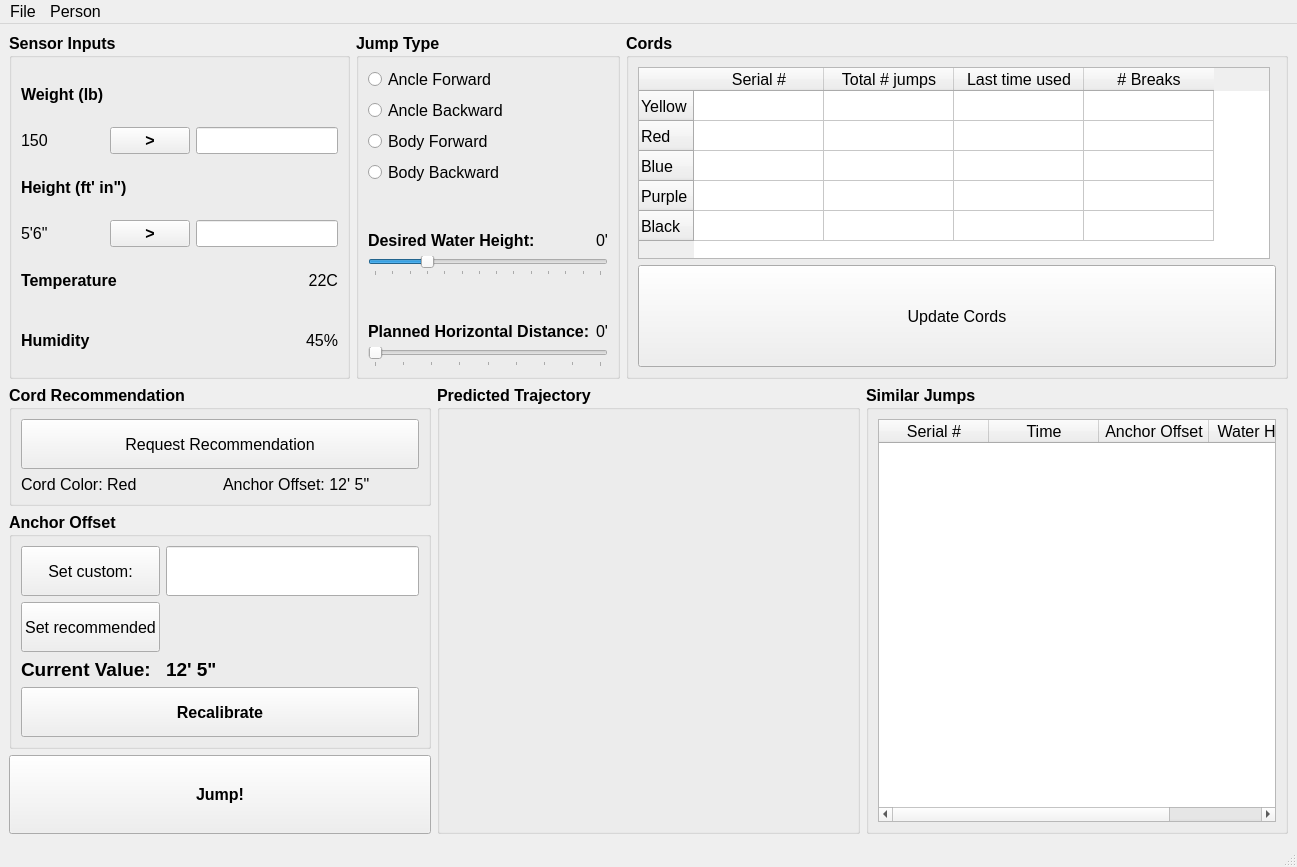
<?xml version="1.0" encoding="UTF-8"?>
<ui version="4.0">
 <class>mw_Main</class>
 <widget class="QMainWindow" name="mw_Main">
  <property name="geometry">
   <rect>
    <x>0</x>
    <y>0</y>
    <width>1297</width>
    <height>867</height>
   </rect>
  </property>
  <property name="font">
   <font>
    <pointsize>12</pointsize>
   </font>
  </property>
  <property name="windowTitle">
   <string>Sample Application</string>
  </property>
  <property name="windowIcon">
   <iconset resource="../../Icons/Icons.qrc">
    <normaloff>:/Main/MainIcon.png</normaloff>:/Main/MainIcon.png</iconset>
  </property>
  <widget class="QWidget" name="centralwidget">
   <layout class="QVBoxLayout" name="verticalLayout">
    <item>
     <layout class="QHBoxLayout" name="horizontalLayout_10">
      <item>
       <widget class="QGroupBox" name="gb_sensor_inputs">
        <property name="sizePolicy">
         <sizepolicy hsizetype="Fixed" vsizetype="Preferred">
          <horstretch>0</horstretch>
          <verstretch>0</verstretch>
         </sizepolicy>
        </property>
        <property name="font">
         <font>
          <pointsize>12</pointsize>
          <bold>true</bold>
         </font>
        </property>
        <property name="title">
         <string>Sensor Inputs</string>
        </property>
        <layout class="QGridLayout" name="gridLayout_3">
         <item row="3" column="2">
          <widget class="QLineEdit" name="le_height">
           <property name="font">
            <font>
             <pointsize>12</pointsize>
             <bold>false</bold>
            </font>
           </property>
          </widget>
         </item>
         <item row="4" column="2">
          <widget class="QLabel" name="lb_temperature_value">
           <property name="font">
            <font>
             <pointsize>12</pointsize>
             <bold>false</bold>
            </font>
           </property>
           <property name="text">
            <string>22C</string>
           </property>
           <property name="alignment">
            <set>Qt::AlignmentFlag::AlignRight|Qt::AlignmentFlag::AlignTrailing|Qt::AlignmentFlag::AlignVCenter</set>
           </property>
          </widget>
         </item>
         <item row="0" column="0">
          <widget class="QLabel" name="lb_weight">
           <property name="font">
            <font>
             <pointsize>12</pointsize>
             <bold>true</bold>
            </font>
           </property>
           <property name="text">
            <string>Weight (lb)</string>
           </property>
          </widget>
         </item>
         <item row="1" column="0">
          <widget class="QLabel" name="lb_weight_value">
           <property name="font">
            <font>
             <pointsize>12</pointsize>
             <bold>false</bold>
            </font>
           </property>
           <property name="text">
            <string>150</string>
           </property>
          </widget>
         </item>
         <item row="2" column="0" colspan="3">
          <widget class="QLabel" name="lb_height">
           <property name="text">
            <string>Height (ft' in&quot;)</string>
           </property>
          </widget>
         </item>
         <item row="3" column="1">
          <widget class="QPushButton" name="pb_use_height">
           <property name="text">
            <string>&gt;</string>
           </property>
          </widget>
         </item>
         <item row="3" column="0">
          <widget class="QLabel" name="lb_height_value">
           <property name="font">
            <font>
             <pointsize>12</pointsize>
             <bold>false</bold>
            </font>
           </property>
           <property name="text">
            <string>5'6&quot;</string>
           </property>
          </widget>
         </item>
         <item row="1" column="2">
          <widget class="QLineEdit" name="le_weight">
           <property name="sizePolicy">
            <sizepolicy hsizetype="Fixed" vsizetype="Fixed">
             <horstretch>0</horstretch>
             <verstretch>0</verstretch>
            </sizepolicy>
           </property>
           <property name="font">
            <font>
             <pointsize>12</pointsize>
             <bold>false</bold>
            </font>
           </property>
          </widget>
         </item>
         <item row="1" column="1">
          <widget class="QPushButton" name="pb_use_weight">
           <property name="text">
            <string>&gt;</string>
           </property>
          </widget>
         </item>
         <item row="4" column="0" colspan="2">
          <widget class="QLabel" name="lb_temperature">
           <property name="text">
            <string>Temperature</string>
           </property>
          </widget>
         </item>
         <item row="5" column="0">
          <widget class="QLabel" name="lb_humidity">
           <property name="text">
            <string>Humidity</string>
           </property>
          </widget>
         </item>
         <item row="5" column="2">
          <widget class="QLabel" name="lb_humidity_value">
           <property name="font">
            <font>
             <pointsize>12</pointsize>
             <bold>false</bold>
            </font>
           </property>
           <property name="text">
            <string>45%</string>
           </property>
           <property name="alignment">
            <set>Qt::AlignmentFlag::AlignRight|Qt::AlignmentFlag::AlignTrailing|Qt::AlignmentFlag::AlignVCenter</set>
           </property>
          </widget>
         </item>
        </layout>
       </widget>
      </item>
      <item>
       <widget class="QGroupBox" name="gb_jump_type">
        <property name="sizePolicy">
         <sizepolicy hsizetype="Fixed" vsizetype="Preferred">
          <horstretch>0</horstretch>
          <verstretch>0</verstretch>
         </sizepolicy>
        </property>
        <property name="font">
         <font>
          <pointsize>12</pointsize>
          <bold>true</bold>
         </font>
        </property>
        <property name="title">
         <string>Jump Type</string>
        </property>
        <layout class="QGridLayout" name="gridLayout_2">
         <item row="5" column="1">
          <widget class="QLabel" name="lb_desired_water_height_value">
           <property name="font">
            <font>
             <pointsize>12</pointsize>
             <bold>false</bold>
            </font>
           </property>
           <property name="text">
            <string>0'</string>
           </property>
           <property name="alignment">
            <set>Qt::AlignmentFlag::AlignRight|Qt::AlignmentFlag::AlignTrailing|Qt::AlignmentFlag::AlignVCenter</set>
           </property>
          </widget>
         </item>
         <item row="4" column="0">
          <spacer name="verticalSpacer_2">
           <property name="orientation">
            <enum>Qt::Orientation::Vertical</enum>
           </property>
           <property name="sizeType">
            <enum>QSizePolicy::Policy::Fixed</enum>
           </property>
           <property name="sizeHint" stdset="0">
            <size>
             <width>20</width>
             <height>40</height>
            </size>
           </property>
          </spacer>
         </item>
         <item row="11" column="1">
          <widget class="QLabel" name="lb_planned_horizontal_distance_value">
           <property name="font">
            <font>
             <pointsize>12</pointsize>
             <bold>false</bold>
            </font>
           </property>
           <property name="text">
            <string>0'</string>
           </property>
           <property name="alignment">
            <set>Qt::AlignmentFlag::AlignRight|Qt::AlignmentFlag::AlignTrailing|Qt::AlignmentFlag::AlignVCenter</set>
           </property>
          </widget>
         </item>
         <item row="5" column="0">
          <widget class="QLabel" name="lb_desired_water_height">
           <property name="text">
            <string>Desired Water Height:</string>
           </property>
          </widget>
         </item>
         <item row="2" column="0">
          <widget class="QRadioButton" name="rb_body_forward">
           <property name="font">
            <font>
             <pointsize>12</pointsize>
             <bold>false</bold>
            </font>
           </property>
           <property name="text">
            <string>Body Forward</string>
           </property>
          </widget>
         </item>
         <item row="13" column="0" colspan="2">
          <widget class="QSlider" name="hs_planned_horizontal_distance">
           <property name="maximum">
            <number>8</number>
           </property>
           <property name="pageStep">
            <number>10</number>
           </property>
           <property name="orientation">
            <enum>Qt::Orientation::Horizontal</enum>
           </property>
           <property name="tickPosition">
            <enum>QSlider::TickPosition::TicksBelow</enum>
           </property>
           <property name="tickInterval">
            <number>1</number>
           </property>
          </widget>
         </item>
         <item row="9" column="0" colspan="2">
          <widget class="QSlider" name="hs_desired_water_height">
           <property name="minimum">
            <number>-3</number>
           </property>
           <property name="maximum">
            <number>10</number>
           </property>
           <property name="orientation">
            <enum>Qt::Orientation::Horizontal</enum>
           </property>
           <property name="tickPosition">
            <enum>QSlider::TickPosition::TicksBelow</enum>
           </property>
           <property name="tickInterval">
            <number>1</number>
           </property>
          </widget>
         </item>
         <item row="0" column="0">
          <widget class="QRadioButton" name="rb_ancle_forward">
           <property name="font">
            <font>
             <pointsize>12</pointsize>
             <bold>false</bold>
            </font>
           </property>
           <property name="text">
            <string>Ancle Forward</string>
           </property>
          </widget>
         </item>
         <item row="3" column="0">
          <widget class="QRadioButton" name="rb_body_backward">
           <property name="font">
            <font>
             <pointsize>12</pointsize>
             <bold>false</bold>
            </font>
           </property>
           <property name="text">
            <string>Body Backward</string>
           </property>
          </widget>
         </item>
         <item row="10" column="0">
          <spacer name="verticalSpacer">
           <property name="orientation">
            <enum>Qt::Orientation::Vertical</enum>
           </property>
           <property name="sizeType">
            <enum>QSizePolicy::Policy::Fixed</enum>
           </property>
           <property name="sizeHint" stdset="0">
            <size>
             <width>20</width>
             <height>40</height>
            </size>
           </property>
          </spacer>
         </item>
         <item row="11" column="0">
          <widget class="QLabel" name="lb_planned_horizontal_distance">
           <property name="text">
            <string>Planned Horizontal Distance:</string>
           </property>
          </widget>
         </item>
         <item row="1" column="0">
          <widget class="QRadioButton" name="rb_ancle_backward">
           <property name="font">
            <font>
             <pointsize>12</pointsize>
             <bold>false</bold>
            </font>
           </property>
           <property name="text">
            <string>Ancle Backward</string>
           </property>
          </widget>
         </item>
        </layout>
       </widget>
      </item>
      <item>
       <widget class="QGroupBox" name="gb_cords">
        <property name="sizePolicy">
         <sizepolicy hsizetype="Expanding" vsizetype="Preferred">
          <horstretch>0</horstretch>
          <verstretch>0</verstretch>
         </sizepolicy>
        </property>
        <property name="font">
         <font>
          <pointsize>12</pointsize>
          <bold>true</bold>
         </font>
        </property>
        <property name="title">
         <string>Cords</string>
        </property>
        <layout class="QGridLayout" name="gridLayout_4">
         <item row="5" column="0">
          <widget class="QTableWidget" name="tb_cords">
           <property name="sizePolicy">
            <sizepolicy hsizetype="Expanding" vsizetype="Fixed">
             <horstretch>0</horstretch>
             <verstretch>0</verstretch>
            </sizepolicy>
           </property>
           <property name="font">
            <font>
             <pointsize>12</pointsize>
             <bold>false</bold>
             <kerning>true</kerning>
            </font>
           </property>
           <property name="editTriggers">
            <set>QAbstractItemView::EditTrigger::NoEditTriggers</set>
           </property>
           <property name="selectionBehavior">
            <enum>QAbstractItemView::SelectionBehavior::SelectRows</enum>
           </property>
           <property name="rowCount">
            <number>5</number>
           </property>
           <property name="columnCount">
            <number>4</number>
           </property>
           <attribute name="horizontalHeaderVisible">
            <bool>true</bool>
           </attribute>
           <attribute name="horizontalHeaderCascadingSectionResizes">
            <bool>false</bool>
           </attribute>
           <attribute name="horizontalHeaderMinimumSectionSize">
            <number>50</number>
           </attribute>
           <attribute name="horizontalHeaderDefaultSectionSize">
            <number>130</number>
           </attribute>
           <attribute name="horizontalHeaderStretchLastSection">
            <bool>false</bool>
           </attribute>
           <attribute name="verticalHeaderCascadingSectionResizes">
            <bool>false</bool>
           </attribute>
           <row>
            <property name="text">
             <string>Yellow</string>
            </property>
           </row>
           <row>
            <property name="text">
             <string>Red</string>
            </property>
           </row>
           <row>
            <property name="text">
             <string>Blue</string>
            </property>
           </row>
           <row>
            <property name="text">
             <string>Purple</string>
            </property>
           </row>
           <row>
            <property name="text">
             <string>Black</string>
            </property>
           </row>
           <column>
            <property name="text">
             <string>Serial #</string>
            </property>
           </column>
           <column>
            <property name="text">
             <string>Total # jumps</string>
            </property>
           </column>
           <column>
            <property name="text">
             <string>Last time used</string>
            </property>
           </column>
           <column>
            <property name="text">
             <string># Breaks</string>
            </property>
           </column>
          </widget>
         </item>
         <item row="6" column="0" colspan="2">
          <widget class="QPushButton" name="pb_update_cords">
           <property name="sizePolicy">
            <sizepolicy hsizetype="Minimum" vsizetype="Preferred">
             <horstretch>0</horstretch>
             <verstretch>0</verstretch>
            </sizepolicy>
           </property>
           <property name="font">
            <font>
             <pointsize>12</pointsize>
             <bold>false</bold>
            </font>
           </property>
           <property name="text">
            <string>Update Cords</string>
           </property>
          </widget>
         </item>
        </layout>
       </widget>
      </item>
     </layout>
    </item>
    <item>
     <layout class="QHBoxLayout" name="hl_bottom">
      <item>
       <layout class="QVBoxLayout" name="verticalLayout_3">
        <item>
         <widget class="QGroupBox" name="gb_cord_recommendations">
          <property name="minimumSize">
           <size>
            <width>300</width>
            <height>0</height>
           </size>
          </property>
          <property name="font">
           <font>
            <pointsize>12</pointsize>
            <bold>true</bold>
           </font>
          </property>
          <property name="title">
           <string>Cord Recommendation</string>
          </property>
          <layout class="QGridLayout" name="gridLayout_5">
           <item row="1" column="0">
            <widget class="QLabel" name="lb_recommended_cord_color">
             <property name="sizePolicy">
              <sizepolicy hsizetype="Preferred" vsizetype="Minimum">
               <horstretch>0</horstretch>
               <verstretch>0</verstretch>
              </sizepolicy>
             </property>
             <property name="font">
              <font>
               <pointsize>12</pointsize>
               <bold>false</bold>
              </font>
             </property>
             <property name="text">
              <string>Cord Color: Red</string>
             </property>
            </widget>
           </item>
           <item row="1" column="1">
            <widget class="QLabel" name="lb_suggested_anchor_offset">
             <property name="sizePolicy">
              <sizepolicy hsizetype="Preferred" vsizetype="Minimum">
               <horstretch>0</horstretch>
               <verstretch>0</verstretch>
              </sizepolicy>
             </property>
             <property name="font">
              <font>
               <pointsize>12</pointsize>
               <bold>false</bold>
              </font>
             </property>
             <property name="text">
              <string>Anchor Offset: 12' 5&quot;</string>
             </property>
            </widget>
           </item>
           <item row="0" column="0" colspan="2">
            <widget class="QPushButton" name="pb_request_recommendation">
             <property name="minimumSize">
              <size>
               <width>0</width>
               <height>50</height>
              </size>
             </property>
             <property name="font">
              <font>
               <pointsize>12</pointsize>
               <bold>false</bold>
              </font>
             </property>
             <property name="text">
              <string>Request Recommendation</string>
             </property>
            </widget>
           </item>
          </layout>
         </widget>
        </item>
        <item>
         <widget class="QGroupBox" name="gb_anchor_offset">
          <property name="font">
           <font>
            <pointsize>12</pointsize>
            <bold>true</bold>
           </font>
          </property>
          <property name="title">
           <string>Anchor Offset</string>
          </property>
          <layout class="QGridLayout" name="gridLayout_7">
           <item row="3" column="0">
            <widget class="QLabel" name="lb_current_anchor_offset">
             <property name="font">
              <font>
               <pointsize>14</pointsize>
               <bold>true</bold>
              </font>
             </property>
             <property name="text">
              <string>Current Value:</string>
             </property>
            </widget>
           </item>
           <item row="4" column="0" colspan="2">
            <widget class="QPushButton" name="pb_recalibrate_anchor_offset">
             <property name="minimumSize">
              <size>
               <width>0</width>
               <height>50</height>
              </size>
             </property>
             <property name="text">
              <string>Recalibrate</string>
             </property>
            </widget>
           </item>
           <item row="0" column="1">
            <widget class="QLineEdit" name="le_custom_anchor_offset">
             <property name="minimumSize">
              <size>
               <width>0</width>
               <height>50</height>
              </size>
             </property>
            </widget>
           </item>
           <item row="3" column="1">
            <widget class="QLabel" name="lb_current_anchor_offset_value">
             <property name="font">
              <font>
               <pointsize>14</pointsize>
               <bold>true</bold>
              </font>
             </property>
             <property name="text">
              <string>12' 5&quot;</string>
             </property>
            </widget>
           </item>
           <item row="2" column="0">
            <widget class="QPushButton" name="pb_set_recommended_anchor_offset">
             <property name="minimumSize">
              <size>
               <width>0</width>
               <height>50</height>
              </size>
             </property>
             <property name="font">
              <font>
               <pointsize>12</pointsize>
               <bold>false</bold>
              </font>
             </property>
             <property name="text">
              <string>Set recommended</string>
             </property>
            </widget>
           </item>
           <item row="0" column="0">
            <widget class="QPushButton" name="pb_set_custom_anchor_offset">
             <property name="minimumSize">
              <size>
               <width>0</width>
               <height>50</height>
              </size>
             </property>
             <property name="font">
              <font>
               <pointsize>12</pointsize>
               <bold>false</bold>
              </font>
             </property>
             <property name="text">
              <string>Set custom:</string>
             </property>
            </widget>
           </item>
          </layout>
         </widget>
        </item>
        <item>
         <widget class="QPushButton" name="pb_jump">
          <property name="sizePolicy">
           <sizepolicy hsizetype="Minimum" vsizetype="Expanding">
            <horstretch>0</horstretch>
            <verstretch>0</verstretch>
           </sizepolicy>
          </property>
          <property name="minimumSize">
           <size>
            <width>0</width>
            <height>50</height>
           </size>
          </property>
          <property name="font">
           <font>
            <pointsize>12</pointsize>
            <bold>true</bold>
           </font>
          </property>
          <property name="text">
           <string>Jump!</string>
          </property>
         </widget>
        </item>
       </layout>
      </item>
      <item>
       <widget class="QGroupBox" name="gb_predicted_trajectory">
        <property name="sizePolicy">
         <sizepolicy hsizetype="Expanding" vsizetype="Preferred">
          <horstretch>0</horstretch>
          <verstretch>0</verstretch>
         </sizepolicy>
        </property>
        <property name="minimumSize">
         <size>
          <width>300</width>
          <height>0</height>
         </size>
        </property>
        <property name="font">
         <font>
          <pointsize>12</pointsize>
          <bold>true</bold>
         </font>
        </property>
        <property name="title">
         <string>Predicted Trajectory</string>
        </property>
        <layout class="QGridLayout" name="gridLayout">
         <item row="0" column="0">
          <widget class="QWidget" name="w_jump_plot" native="true">
           <property name="sizePolicy">
            <sizepolicy hsizetype="Preferred" vsizetype="Expanding">
             <horstretch>0</horstretch>
             <verstretch>0</verstretch>
            </sizepolicy>
           </property>
          </widget>
         </item>
        </layout>
       </widget>
      </item>
      <item>
       <widget class="QGroupBox" name="gb_similar_jumps">
        <property name="font">
         <font>
          <pointsize>12</pointsize>
          <bold>true</bold>
         </font>
        </property>
        <property name="title">
         <string>Similar Jumps</string>
        </property>
        <layout class="QGridLayout" name="gridLayout_6">
         <item row="0" column="1">
          <widget class="QTableWidget" name="tb_similar_jumps">
           <property name="font">
            <font>
             <pointsize>12</pointsize>
             <bold>false</bold>
            </font>
           </property>
           <property name="editTriggers">
            <set>QAbstractItemView::EditTrigger::NoEditTriggers</set>
           </property>
           <property name="selectionMode">
            <enum>QAbstractItemView::SelectionMode::NoSelection</enum>
           </property>
           <attribute name="horizontalHeaderDefaultSectionSize">
            <number>110</number>
           </attribute>
           <column>
            <property name="text">
             <string>Serial #</string>
            </property>
           </column>
           <column>
            <property name="text">
             <string>Time</string>
            </property>
           </column>
           <column>
            <property name="text">
             <string>Anchor Offset</string>
            </property>
           </column>
           <column>
            <property name="text">
             <string>Water Height</string>
            </property>
           </column>
          </widget>
         </item>
        </layout>
       </widget>
      </item>
     </layout>
    </item>
   </layout>
  </widget>
  <widget class="QMenuBar" name="menubar">
   <property name="geometry">
    <rect>
     <x>0</x>
     <y>0</y>
     <width>1297</width>
     <height>33</height>
    </rect>
   </property>
   <widget class="QMenu" name="menuFile">
    <property name="title">
     <string>File</string>
    </property>
    <addaction name="action_Quit"/>
   </widget>
   <widget class="QMenu" name="menuPerson">
    <property name="title">
     <string>Person</string>
    </property>
    <addaction name="actionAdd_Person"/>
   </widget>
   <addaction name="menuFile"/>
   <addaction name="menuPerson"/>
  </widget>
  <widget class="QStatusBar" name="statusbar"/>
  <action name="action_Quit">
   <property name="icon">
    <iconset resource="../../Icons/Icons.qrc">
     <normaloff>:/Buttons/Cross.png</normaloff>:/Buttons/Cross.png</iconset>
   </property>
   <property name="text">
    <string>Quit</string>
   </property>
   <property name="font">
    <font>
     <pointsize>12</pointsize>
    </font>
   </property>
  </action>
  <action name="actionAdd_Person">
   <property name="text">
    <string>Add Person</string>
   </property>
   <property name="font">
    <font>
     <pointsize>12</pointsize>
    </font>
   </property>
  </action>
 </widget>
 <resources>
  <include location="../../Icons/Icons.qrc"/>
 </resources>
 <connections/>
</ui>
